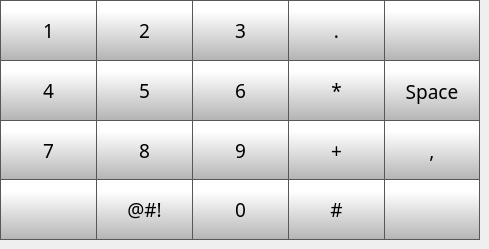
   <widget class="QWidget" name="pgNumeric">
    <widget class="QPushButton" name="bt58">
     <property name="geometry">
      <rect>
       <x>96</x>
       <y>0</y>
       <width>96</width>
       <height>60</height>
      </rect>
     </property>
     <property name="font">
      <font>
       <family>Gotham Medium</family>
       <pointsize>14</pointsize>
       <weight>50</weight>
       <bold>false</bold>
      </font>
     </property>
     <property name="styleSheet">
      <string notr="true">QPushButton {
     border: 1px solid rgb(87, 87, 87);
	border-right: none;
border-bottom: none;
	background-color: qlineargradient(spread:pad, x1:0, y1:1, x2:0, y2:0.188, stop:0 rgba(180, 180, 180, 255), stop:1 rgba(255, 255, 255, 255));
    

}

QPushButton:pressed {

    background-color: qlineargradient(x1: 0, y1: 0, x2: 0, y2: 1,
                                      stop: 0 #dadbde, stop: 1 #f6f7fa);
}

QPushButton:flat {
    border: none; /* no border for a flat push button */
}

QPushButton:default {
    border-color: navy; /* make the default button prominent */
}

QPushButton:focus {
	outline: none;
}</string>
     </property>
     <property name="text">
      <string>2</string>
     </property>
    </widget>
    <widget class="QPushButton" name="bt57">
     <property name="geometry">
      <rect>
       <x>0</x>
       <y>0</y>
       <width>96</width>
       <height>60</height>
      </rect>
     </property>
     <property name="font">
      <font>
       <family>Gotham Medium</family>
       <pointsize>14</pointsize>
       <weight>50</weight>
       <bold>false</bold>
      </font>
     </property>
     <property name="styleSheet">
      <string notr="true">QPushButton {
     border: 1px solid rgb(87, 87, 87);
	border-right: none;
border-bottom: none;
	background-color: qlineargradient(spread:pad, x1:0, y1:1, x2:0, y2:0.188, stop:0 rgba(180, 180, 180, 255), stop:1 rgba(255, 255, 255, 255));
    

}

QPushButton:pressed {

    background-color: qlineargradient(x1: 0, y1: 0, x2: 0, y2: 1,
                                      stop: 0 #dadbde, stop: 1 #f6f7fa);
}

QPushButton:flat {
    border: none; /* no border for a flat push button */
}

QPushButton:default {
    border-color: navy; /* make the default button prominent */
}

QPushButton:focus {
	outline: none;
}</string>
     </property>
     <property name="text">
      <string>1</string>
     </property>
    </widget>
    <widget class="QPushButton" name="bt65">
     <property name="geometry">
      <rect>
       <x>192</x>
       <y>120</y>
       <width>96</width>
       <height>60</height>
      </rect>
     </property>
     <property name="font">
      <font>
       <family>Gotham Medium</family>
       <pointsize>14</pointsize>
       <weight>50</weight>
       <bold>false</bold>
      </font>
     </property>
     <property name="styleSheet">
      <string notr="true">QPushButton {
     border: 1px solid rgb(87, 87, 87);
	border-right: none;
	background-color: qlineargradient(spread:pad, x1:0, y1:1, x2:0, y2:0.188, stop:0 rgba(180, 180, 180, 255), stop:1 rgba(255, 255, 255, 255));
    

}

QPushButton:pressed {

    background-color: qlineargradient(x1: 0, y1: 0, x2: 0, y2: 1,
                                      stop: 0 #dadbde, stop: 1 #f6f7fa);
}

QPushButton:flat {
    border: none; /* no border for a flat push button */
}

QPushButton:default {
    border-color: navy; /* make the default button prominent */
}

QPushButton:focus {
	outline: none;
}</string>
     </property>
     <property name="text">
      <string>9</string>
     </property>
    </widget>
    <widget class="QPushButton" name="bt62">
     <property name="geometry">
      <rect>
       <x>192</x>
       <y>60</y>
       <width>96</width>
       <height>60</height>
      </rect>
     </property>
     <property name="font">
      <font>
       <family>Gotham Medium</family>
       <pointsize>14</pointsize>
       <weight>50</weight>
       <bold>false</bold>
      </font>
     </property>
     <property name="styleSheet">
      <string notr="true">QPushButton {
     border: 1px solid rgb(87, 87, 87);
	border-right: none;
border-bottom: none;
	background-color: qlineargradient(spread:pad, x1:0, y1:1, x2:0, y2:0.188, stop:0 rgba(180, 180, 180, 255), stop:1 rgba(255, 255, 255, 255));
    

}

QPushButton:pressed {

    background-color: qlineargradient(x1: 0, y1: 0, x2: 0, y2: 1,
                                      stop: 0 #dadbde, stop: 1 #f6f7fa);
}

QPushButton:flat {
    border: none; /* no border for a flat push button */
}

QPushButton:default {
    border-color: navy; /* make the default button prominent */
}

QPushButton:focus {
	outline: none;
}</string>
     </property>
     <property name="text">
      <string>6</string>
     </property>
    </widget>
    <widget class="QPushButton" name="bt63">
     <property name="geometry">
      <rect>
       <x>0</x>
       <y>120</y>
       <width>96</width>
       <height>60</height>
      </rect>
     </property>
     <property name="font">
      <font>
       <family>Gotham Medium</family>
       <pointsize>14</pointsize>
       <weight>50</weight>
       <bold>false</bold>
      </font>
     </property>
     <property name="styleSheet">
      <string notr="true">QPushButton {
     border: 1px solid rgb(87, 87, 87);
	border-right: none;
	background-color: qlineargradient(spread:pad, x1:0, y1:1, x2:0, y2:0.188, stop:0 rgba(180, 180, 180, 255), stop:1 rgba(255, 255, 255, 255));
    

}

QPushButton:pressed {

    background-color: qlineargradient(x1: 0, y1: 0, x2: 0, y2: 1,
                                      stop: 0 #dadbde, stop: 1 #f6f7fa);
}

QPushButton:flat {
    border: none; /* no border for a flat push button */
}

QPushButton:default {
    border-color: navy; /* make the default button prominent */
}

QPushButton:focus {
	outline: none;
}</string>
     </property>
     <property name="text">
      <string>7</string>
     </property>
    </widget>
    <widget class="QPushButton" name="bt61">
     <property name="geometry">
      <rect>
       <x>96</x>
       <y>60</y>
       <width>96</width>
       <height>60</height>
      </rect>
     </property>
     <property name="font">
      <font>
       <family>Gotham Medium</family>
       <pointsize>14</pointsize>
       <weight>50</weight>
       <bold>false</bold>
      </font>
     </property>
     <property name="styleSheet">
      <string notr="true">QPushButton {
     border: 1px solid rgb(87, 87, 87);
	border-right: none;
border-bottom: none;
	background-color: qlineargradient(spread:pad, x1:0, y1:1, x2:0, y2:0.188, stop:0 rgba(180, 180, 180, 255), stop:1 rgba(255, 255, 255, 255));
    

}

QPushButton:pressed {

    background-color: qlineargradient(x1: 0, y1: 0, x2: 0, y2: 1,
                                      stop: 0 #dadbde, stop: 1 #f6f7fa);
}

QPushButton:flat {
    border: none; /* no border for a flat push button */
}

QPushButton:default {
    border-color: navy; /* make the default button prominent */
}

QPushButton:focus {
	outline: none;
}</string>
     </property>
     <property name="text">
      <string>5</string>
     </property>
    </widget>
    <widget class="QPushButton" name="bt59">
     <property name="geometry">
      <rect>
       <x>192</x>
       <y>0</y>
       <width>96</width>
       <height>60</height>
      </rect>
     </property>
     <property name="font">
      <font>
       <family>Gotham Medium</family>
       <pointsize>14</pointsize>
       <weight>50</weight>
       <bold>false</bold>
      </font>
     </property>
     <property name="styleSheet">
      <string notr="true">QPushButton {
     border: 1px solid rgb(87, 87, 87);
	border-right: none;
border-bottom: none;
	background-color: qlineargradient(spread:pad, x1:0, y1:1, x2:0, y2:0.188, stop:0 rgba(180, 180, 180, 255), stop:1 rgba(255, 255, 255, 255));
    

}

QPushButton:pressed {

    background-color: qlineargradient(x1: 0, y1: 0, x2: 0, y2: 1,
                                      stop: 0 #dadbde, stop: 1 #f6f7fa);
}

QPushButton:flat {
    border: none; /* no border for a flat push button */
}

QPushButton:default {
    border-color: navy; /* make the default button prominent */
}

QPushButton:focus {
	outline: none;
}</string>
     </property>
     <property name="text">
      <string>3</string>
     </property>
    </widget>
    <widget class="QPushButton" name="bt64">
     <property name="geometry">
      <rect>
       <x>96</x>
       <y>120</y>
       <width>96</width>
       <height>60</height>
      </rect>
     </property>
     <property name="font">
      <font>
       <family>Gotham Medium</family>
       <pointsize>14</pointsize>
       <weight>50</weight>
       <bold>false</bold>
      </font>
     </property>
     <property name="styleSheet">
      <string notr="true">QPushButton {
     border: 1px solid rgb(87, 87, 87);
	border-right: none;
	background-color: qlineargradient(spread:pad, x1:0, y1:1, x2:0, y2:0.188, stop:0 rgba(180, 180, 180, 255), stop:1 rgba(255, 255, 255, 255));
    

}

QPushButton:pressed {

    background-color: qlineargradient(x1: 0, y1: 0, x2: 0, y2: 1,
                                      stop: 0 #dadbde, stop: 1 #f6f7fa);
}

QPushButton:flat {
    border: none; /* no border for a flat push button */
}

QPushButton:default {
    border-color: navy; /* make the default button prominent */
}

QPushButton:focus {
	outline: none;
}</string>
     </property>
     <property name="text">
      <string>8</string>
     </property>
    </widget>
    <widget class="QPushButton" name="bt66">
     <property name="geometry">
      <rect>
       <x>192</x>
       <y>180</y>
       <width>96</width>
       <height>60</height>
      </rect>
     </property>
     <property name="font">
      <font>
       <family>Gotham Medium</family>
       <pointsize>14</pointsize>
       <weight>50</weight>
       <bold>false</bold>
      </font>
     </property>
     <property name="styleSheet">
      <string notr="true">QPushButton {
     border: 1px solid rgb(87, 87, 87);
    border-right: none;
	border-top: none;
	background-color: qlineargradient(spread:pad, x1:0, y1:1, x2:0, y2:0.188, stop:0 rgba(180, 180, 180, 255), stop:1 rgba(255, 255, 255, 255));
    

}

QPushButton:pressed {

    background-color: qlineargradient(x1: 0, y1: 0, x2: 0, y2: 1,
                                      stop: 0 #dadbde, stop: 1 #f6f7fa);
}

QPushButton:flat {
    border: none; /* no border for a flat push button */
}

QPushButton:default {
    border-color: navy; /* make the default button prominent */
}

QPushButton:focus {
	outline: none;
}</string>
     </property>
     <property name="text">
      <string>0</string>
     </property>
    </widget>
    <widget class="QPushButton" name="bt60">
     <property name="geometry">
      <rect>
       <x>0</x>
       <y>60</y>
       <width>96</width>
       <height>60</height>
      </rect>
     </property>
     <property name="font">
      <font>
       <family>Gotham Medium</family>
       <pointsize>14</pointsize>
       <weight>50</weight>
       <bold>false</bold>
      </font>
     </property>
     <property name="styleSheet">
      <string notr="true">QPushButton {
     border: 1px solid rgb(87, 87, 87);
	border-right: none;
border-bottom: none;
	background-color: qlineargradient(spread:pad, x1:0, y1:1, x2:0, y2:0.188, stop:0 rgba(180, 180, 180, 255), stop:1 rgba(255, 255, 255, 255));
    

}

QPushButton:pressed {

    background-color: qlineargradient(x1: 0, y1: 0, x2: 0, y2: 1,
                                      stop: 0 #dadbde, stop: 1 #f6f7fa);
}

QPushButton:flat {
    border: none; /* no border for a flat push button */
}

QPushButton:default {
    border-color: navy; /* make the default button prominent */
}

QPushButton:focus {
	outline: none;
}</string>
     </property>
     <property name="text">
      <string>4</string>
     </property>
    </widget>
    <widget class="QPushButton" name="btBackNumeric">
     <property name="geometry">
      <rect>
       <x>0</x>
       <y>180</y>
       <width>96</width>
       <height>60</height>
      </rect>
     </property>
     <property name="font">
      <font>
       <family>Gotham Medium</family>
       <pointsize>14</pointsize>
       <weight>50</weight>
       <bold>false</bold>
      </font>
     </property>
     <property name="styleSheet">
      <string notr="true">QPushButton {
     border: 1px solid rgb(87, 87, 87);
	border-right: none;
	border-top: none;
	background-color: qlineargradient(spread:pad, x1:0, y1:1, x2:0, y2:0.188, stop:0 rgba(180, 180, 180, 255), stop:1 rgba(255, 255, 255, 255));
    

}

QPushButton:pressed {

    background-color: qlineargradient(x1: 0, y1: 0, x2: 0, y2: 1,
                                      stop: 0 #dadbde, stop: 1 #f6f7fa);
}

QPushButton:flat {
    border: none; /* no border for a flat push button */
}

QPushButton:default {
    border-color: navy; /* make the default button prominent */
}

QPushButton:focus {
	outline: none;
}</string>
     </property>
     <property name="text">
      <string/>
     </property>
     <property name="icon">
      <iconset>
       <normaloff>templates/img/back-arrow.png</normaloff>templates/img/back-arrow.png</iconset>
     </property>
     <property name="iconSize">
      <size>
       <width>35</width>
       <height>35</height>
      </size>
     </property>
    </widget>
    <widget class="QPushButton" name="bt27_2">
     <property name="geometry">
      <rect>
       <x>288</x>
       <y>0</y>
       <width>96</width>
       <height>60</height>
      </rect>
     </property>
     <property name="font">
      <font>
       <family>Gotham Medium</family>
       <pointsize>14</pointsize>
       <weight>50</weight>
       <italic>false</italic>
       <bold>false</bold>
       <underline>false</underline>
      </font>
     </property>
     <property name="styleSheet">
      <string notr="true">QPushButton {
     border: 1px solid rgb(87, 87, 87);
	border-right: none;
border-bottom: none;
	background-color: qlineargradient(spread:pad, x1:0, y1:1, x2:0, y2:0.188, stop:0 rgba(180, 180, 180, 255), stop:1 rgba(255, 255, 255, 255));
    

}

QPushButton:pressed {

    background-color: qlineargradient(x1: 0, y1: 0, x2: 0, y2: 1,
                                      stop: 0 #dadbde, stop: 1 #f6f7fa);
}

QPushButton:flat {
    border: none; /* no border for a flat push button */
}

QPushButton:default {
    border-color: navy; /* make the default button prominent */
}

QPushButton:focus {
	outline: none;
}</string>
     </property>
     <property name="text">
      <string>.</string>
     </property>
    </widget>
    <widget class="QPushButton" name="btSpecialNumeric">
     <property name="geometry">
      <rect>
       <x>96</x>
       <y>180</y>
       <width>96</width>
       <height>60</height>
      </rect>
     </property>
     <property name="font">
      <font>
       <family>Gotham Medium</family>
       <pointsize>14</pointsize>
       <weight>50</weight>
       <bold>false</bold>
      </font>
     </property>
     <property name="styleSheet">
      <string notr="true">QPushButton {
     border: 1px solid rgb(87, 87, 87);
    border-right: none;
	border-top: none;
	background-color: qlineargradient(spread:pad, x1:0, y1:1, x2:0, y2:0.188, stop:0 rgba(180, 180, 180, 255), stop:1 rgba(255, 255, 255, 255));
    

}

QPushButton:pressed {

    background-color: qlineargradient(x1: 0, y1: 0, x2: 0, y2: 1,
                                      stop: 0 #dadbde, stop: 1 #f6f7fa);
}

QPushButton:flat {
    border: none; /* no border for a flat push button */
}

QPushButton:default {
    border-color: navy; /* make the default button prominent */
}

QPushButton:focus {
	outline: none;
}</string>
     </property>
     <property name="text">
      <string>@#!</string>
     </property>
    </widget>
    <widget class="QPushButton" name="bt74_2">
     <property name="geometry">
      <rect>
       <x>288</x>
       <y>60</y>
       <width>96</width>
       <height>60</height>
      </rect>
     </property>
     <property name="font">
      <font>
       <family>Gotham Medium</family>
       <pointsize>14</pointsize>
       <weight>50</weight>
       <bold>false</bold>
      </font>
     </property>
     <property name="styleSheet">
      <string notr="true">QPushButton {
     border: 1px solid rgb(87, 87, 87);
	border-right: none;
border-bottom: none;
	background-color: qlineargradient(spread:pad, x1:0, y1:1, x2:0, y2:0.188, stop:0 rgba(180, 180, 180, 255), stop:1 rgba(255, 255, 255, 255));
    

}

QPushButton:pressed {

    background-color: qlineargradient(x1: 0, y1: 0, x2: 0, y2: 1,
                                      stop: 0 #dadbde, stop: 1 #f6f7fa);
}

QPushButton:flat {
    border: none; /* no border for a flat push button */
}

QPushButton:default {
    border-color: navy; /* make the default button prominent */
}

QPushButton:focus {
	outline: none;
}</string>
     </property>
     <property name="text">
      <string>*</string>
     </property>
    </widget>
    <widget class="QPushButton" name="bt79_2">
     <property name="geometry">
      <rect>
       <x>288</x>
       <y>120</y>
       <width>96</width>
       <height>60</height>
      </rect>
     </property>
     <property name="font">
      <font>
       <family>Gotham Medium</family>
       <pointsize>14</pointsize>
       <weight>50</weight>
       <bold>false</bold>
      </font>
     </property>
     <property name="styleSheet">
      <string notr="true">QPushButton {
     border: 1px solid rgb(87, 87, 87);
	border-right: none;
	background-color: qlineargradient(spread:pad, x1:0, y1:1, x2:0, y2:0.188, stop:0 rgba(180, 180, 180, 255), stop:1 rgba(255, 255, 255, 255));
    

}

QPushButton:pressed {

    background-color: qlineargradient(x1: 0, y1: 0, x2: 0, y2: 1,
                                      stop: 0 #dadbde, stop: 1 #f6f7fa);
}

QPushButton:flat {
    border: none; /* no border for a flat push button */
}

QPushButton:default {
    border-color: navy; /* make the default button prominent */
}

QPushButton:focus {
	outline: none;
}</string>
     </property>
     <property name="text">
      <string>+</string>
     </property>
    </widget>
    <widget class="QPushButton" name="bt69_2">
     <property name="geometry">
      <rect>
       <x>288</x>
       <y>180</y>
       <width>96</width>
       <height>60</height>
      </rect>
     </property>
     <property name="font">
      <font>
       <family>Gotham Medium</family>
       <pointsize>14</pointsize>
       <weight>50</weight>
       <bold>false</bold>
      </font>
     </property>
     <property name="styleSheet">
      <string notr="true">QPushButton {
     border: 1px solid rgb(87, 87, 87);
    border-right: none;
	border-top: none;
	background-color: qlineargradient(spread:pad, x1:0, y1:1, x2:0, y2:0.188, stop:0 rgba(180, 180, 180, 255), stop:1 rgba(255, 255, 255, 255));
    

}

QPushButton:pressed {

    background-color: qlineargradient(x1: 0, y1: 0, x2: 0, y2: 1,
                                      stop: 0 #dadbde, stop: 1 #f6f7fa);
}

QPushButton:flat {
    border: none; /* no border for a flat push button */
}

QPushButton:default {
    border-color: navy; /* make the default button prominent */
}

QPushButton:focus {
	outline: none;
}</string>
     </property>
     <property name="text">
      <string>#</string>
     </property>
    </widget>
    <widget class="QPushButton" name="btSubmitNumeric">
     <property name="geometry">
      <rect>
       <x>384</x>
       <y>180</y>
       <width>96</width>
       <height>60</height>
      </rect>
     </property>
     <property name="font">
      <font>
       <family>Gotham Medium</family>
       <pointsize>14</pointsize>
       <weight>50</weight>
       <bold>false</bold>
      </font>
     </property>
     <property name="styleSheet">
      <string notr="true">QPushButton {
     border: 1px solid rgb(87, 87, 87);
	border-top: none;
	background-color: qlineargradient(spread:pad, x1:0, y1:1, x2:0, y2:0.188, stop:0 rgba(180, 180, 180, 255), stop:1 rgba(255, 255, 255, 255));
    

}

QPushButton:pressed {

    background-color: qlineargradient(x1: 0, y1: 0, x2: 0, y2: 1,
                                      stop: 0 #dadbde, stop: 1 #f6f7fa);
}

QPushButton:flat {
    border: none; /* no border for a flat push button */
}

QPushButton:default {
    border-color: navy; /* make the default button prominent */
}

QPushButton:focus {
	outline: none;
}</string>
     </property>
     <property name="text">
      <string/>
     </property>
     <property name="icon">
      <iconset>
       <normaloff>templates/img/verification-mark.png</normaloff>templates/img/verification-mark.png</iconset>
     </property>
     <property name="iconSize">
      <size>
       <width>35</width>
       <height>35</height>
      </size>
     </property>
    </widget>
    <widget class="QPushButton" name="btSpaceNumeric">
     <property name="geometry">
      <rect>
       <x>384</x>
       <y>60</y>
       <width>96</width>
       <height>61</height>
      </rect>
     </property>
     <property name="font">
      <font>
       <family>Gotham Medium</family>
       <pointsize>14</pointsize>
       <weight>50</weight>
       <bold>false</bold>
      </font>
     </property>
     <property name="styleSheet">
      <string notr="true">QPushButton {
     border: 1px solid rgb(87, 87, 87);
border-bottom: none;
	background-color: qlineargradient(spread:pad, x1:0, y1:1, x2:0, y2:0.188, stop:0 rgba(180, 180, 180, 255), stop:1 rgba(255, 255, 255, 255));
    

}

QPushButton:pressed {

    background-color: qlineargradient(x1: 0, y1: 0, x2: 0, y2: 1,
                                      stop: 0 #dadbde, stop: 1 #f6f7fa);
}

QPushButton:flat {
    border: none; /* no border for a flat push button */
}

QPushButton:default {
    border-color: navy; /* make the default button prominent */
}

QPushButton:focus {
	outline: none;
}</string>
     </property>
     <property name="text">
      <string>Space</string>
     </property>
    </widget>
    <widget class="QPushButton" name="btBackspaceNumeric">
     <property name="geometry">
      <rect>
       <x>384</x>
       <y>0</y>
       <width>96</width>
       <height>60</height>
      </rect>
     </property>
     <property name="font">
      <font>
       <family>Gotham Medium</family>
       <pointsize>14</pointsize>
       <weight>50</weight>
       <bold>false</bold>
      </font>
     </property>
     <property name="styleSheet">
      <string notr="true">QPushButton {
     border: 1px solid rgb(87, 87, 87);
border-bottom: none;
	background-color: qlineargradient(spread:pad, x1:0, y1:1, x2:0, y2:0.188, stop:0 rgba(180, 180, 180, 255), stop:1 rgba(255, 255, 255, 255));
    

}

QPushButton:pressed {

    background-color: qlineargradient(x1: 0, y1: 0, x2: 0, y2: 1,
                                      stop: 0 #dadbde, stop: 1 #f6f7fa);
}

QPushButton:flat {
    border: none; /* no border for a flat push button */
}

QPushButton:default {
    border-color: navy; /* make the default button prominent */
}

QPushButton:focus {
	outline: none;
}</string>
     </property>
     <property name="text">
      <string/>
     </property>
     <property name="icon">
      <iconset>
       <normaloff>templates/img/backspace-arrow.png</normaloff>templates/img/backspace-arrow.png</iconset>
     </property>
     <property name="iconSize">
      <size>
       <width>35</width>
       <height>35</height>
      </size>
     </property>
    </widget>
    <widget class="QPushButton" name="bt56_2">
     <property name="geometry">
      <rect>
       <x>384</x>
       <y>120</y>
       <width>96</width>
       <height>60</height>
      </rect>
     </property>
     <property name="font">
      <font>
       <family>Gotham Medium</family>
       <pointsize>14</pointsize>
       <weight>50</weight>
       <bold>false</bold>
      </font>
     </property>
     <property name="styleSheet">
      <string notr="true">QPushButton {
     border: 1px solid rgb(87, 87, 87);
	background-color: qlineargradient(spread:pad, x1:0, y1:1, x2:0, y2:0.188, stop:0 rgba(180, 180, 180, 255), stop:1 rgba(255, 255, 255, 255));
    

}

QPushButton:pressed {

    background-color: qlineargradient(x1: 0, y1: 0, x2: 0, y2: 1,
                                      stop: 0 #dadbde, stop: 1 #f6f7fa);
}

QPushButton:flat {
    border: none; /* no border for a flat push button */
}

QPushButton:default {
    border-color: navy; /* make the default button prominent */
}

QPushButton:focus {
	outline: none;
}</string>
     </property>
     <property name="text">
      <string>,</string>
     </property>
    </widget>
   </widget>
